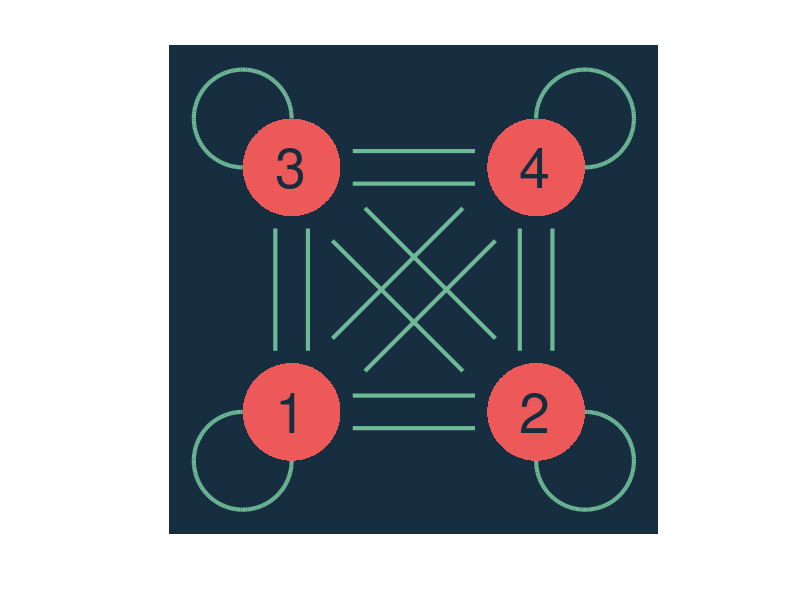
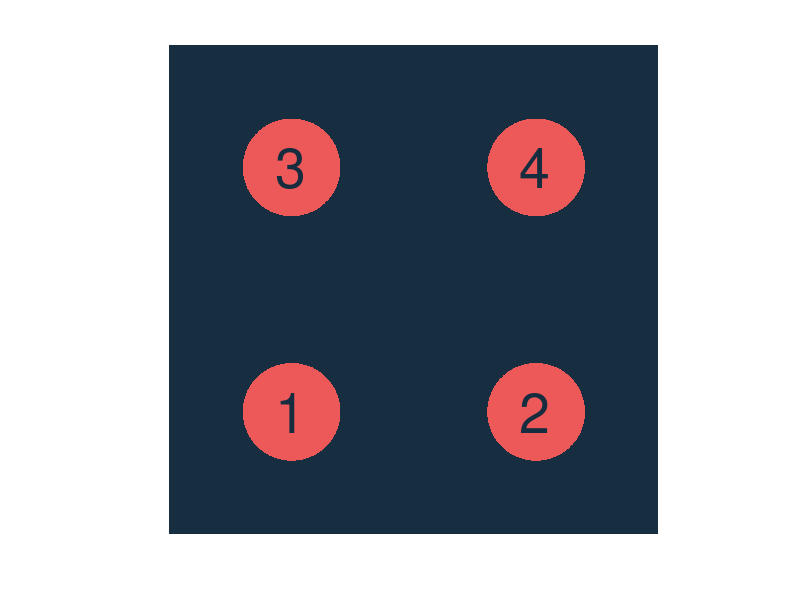

Source code (MATLAB) for these figures, in order: (Note: this script raises an error after producing the figures.)
function draw_network()
%UNTITLED2 Summary of this function goes here
%   Detailed explanation goes here
clear
figure(1); hold on
% Define colourscheme
navy = [0.09,0.18,0.25];
green = [0.43,0.73,0.59];
pink = [0.93,0.35,0.35];
blue = [0.37,0.65,0.82];
pale = [0.98,0.88,0.7];
orange = [0.93,0.51,0.38];
% Set square image edge length
imageSize = 2000;
[colsInImage, rowsInImage] = meshgrid(1:imageSize, 1:imageSize);
% Define circle (gene) locations
centre1 = imageSize/4; centre2 = imageSize-centre1; radius = imageSize/10;
% Make logical matrix for circle pixels
circle1 = (rowsInImage - centre1).^2 + (colsInImage - centre1).^2 <= radius.^2;
circle2 = (rowsInImage - centre1).^2 + (colsInImage - centre2).^2 <= radius.^2;
circle3 = (rowsInImage - centre2).^2 + (colsInImage - centre1).^2 <= radius.^2;
circle4 = (rowsInImage - centre2).^2 + (colsInImage - centre2).^2 <= radius.^2;
circles = circle1 | circle2 | circle3 | circle4;
% Draw circles
image(circles)
colormap([navy;pink])
axis equal
set(gca, 'visible', 'off');
% Adding gene numbers
text(centre1-radius/3,centre1, '1', 'color', navy, 'fontsize', 40)
text(centre2-radius/3,centre1, '2', 'color', navy, 'fontsize', 40)
text(centre1-radius/3,centre2, '3', 'color', navy, 'fontsize', 40)
text(centre2-radius/3,centre2, '4', 'color', navy, 'fontsize', 40)
% Adding interactions
% Between 1 and 2
l12 = line([centre1+(5*radius)/4,centre2-(5*radius)/4], ...
     [centre1+radius/3,centre1+radius/3], 'color', green, 'linewidth', 3);
l21 = line([centre1+(5*radius)/4,centre2-(5*radius)/4], ...
     [centre1-radius/3,centre1-radius/3], 'color', green, 'linewidth', 3);
% Between 3 and 4
l34 = line([centre1+(5*radius)/4,centre2-(5*radius)/4], ...
     [centre2+radius/3,centre2+radius/3], 'color', green, 'linewidth', 3);
l43 = line([centre1+(5*radius)/4,centre2-(5*radius)/4], ...
     [centre2-radius/3,centre2-radius/3], 'color', green, 'linewidth', 3);
% Between 1 and 3
l13 = line([centre1+radius/3,centre1+radius/3], ...
     [centre1+(5*radius)/4,centre2-(5*radius)/4], 'color', green, 'linewidth', 3);
l31 = line([centre1-radius/3,centre1-radius/3], ...
     [centre1+(5*radius)/4,centre2-(5*radius)/4], 'color', green, 'linewidth', 3);
% Between 2 and 4
l24 = line([centre2+radius/3,centre2+radius/3], ...
     [centre1+(5*radius)/4,centre2-(5*radius)/4], 'color', green, 'linewidth', 3);
l42 = line([centre2-radius/3,centre2-radius/3], ...
     [centre1+(5*radius)/4,centre2-(5*radius)/4], 'color', green, 'linewidth', 3);
% Between 1 and 4
l14 = line([centre1+(3*radius)/2,centre2-(5*radius)/6], ...
     [centre1+(5*radius)/6,centre2-(3*radius)/2], 'color', green, 'linewidth', 3);
l41 = line([centre1+(5*radius)/6,centre2-(3*radius)/2], ...
     [centre1+(3*radius)/2,centre2-(5*radius)/6], 'color', green, 'linewidth', 3);
% Between 2 and 3
l23 = line([centre2-(3*radius)/2,centre1+(5*radius)/6], ...
     [centre1+(5*radius)/6,centre2-(3*radius)/2], 'color', green, 'linewidth', 3);
l32 = line([centre2-(5*radius)/6,centre1+(3*radius)/2], ...
     [centre1+(3*radius)/2,centre2-(5*radius)/6], 'color', green, 'linewidth', 3);
% Between 1 and 1
theta11 = linspace(0, -1.5*pi, 100);
x11 = radius*cos(theta11) + centre1-radius;
y11 = radius*sin(theta11) + centre1-radius;
l11 = plot(x11, y11, 'color', green, 'linewidth', 3);
% Between 2 and 2
theta11 = linspace(pi/2, -pi, 100);
x11 = radius*cos(theta11) + centre2+radius;
y11 = radius*sin(theta11) + centre1-radius;
l22 = plot(x11, y11, 'color', green, 'linewidth', 3);
% Between 3 and 3
theta11 = linspace(0, 1.5*pi, 100);
x11 = radius*cos(theta11) + centre1-radius;
y11 = radius*sin(theta11) + centre2+radius;
l33 = plot(x11, y11, 'color', green, 'linewidth', 3);
% Between 4 and 4
theta11 = linspace(pi, -pi/2, 100);
x11 = radius*cos(theta11) + centre2+radius;
y11 = radius*sin(theta11) + centre2+radius;
l44 = plot(x11, y11, 'color', green, 'linewidth', 3);

figure(2)
hold on
% Set square image edge length
imageSize = 2000;
[colsInImage, rowsInImage] = meshgrid(1:imageSize, 1:imageSize);
% Define circle (gene) locations
centre1 = imageSize/4; centre2 = imageSize-centre1; radius = imageSize/10;
% Make logical matrix for circle pixels
circle1 = (rowsInImage - centre1).^2 + (colsInImage - centre1).^2 <= radius.^2;
circle2 = (rowsInImage - centre1).^2 + (colsInImage - centre2).^2 <= radius.^2;
circle3 = (rowsInImage - centre2).^2 + (colsInImage - centre1).^2 <= radius.^2;
circle4 = (rowsInImage - centre2).^2 + (colsInImage - centre2).^2 <= radius.^2;
circles = circle1 | circle2 | circle3 | circle4;
% Draw circles
image(circles)
colormap([navy;pink])
axis equal
set(gca, 'visible', 'off');
% Adding gene numbers
text(centre1-radius/3,centre1, '1', 'color', navy, 'fontsize', 40)
text(centre2-radius/3,centre1, '2', 'color', navy, 'fontsize', 40)
text(centre1-radius/3,centre2, '3', 'color', navy, 'fontsize', 40)
text(centre2-radius/3,centre2, '4', 'color', navy, 'fontsize', 40)
% Adding interactions
plot(l11)

end

